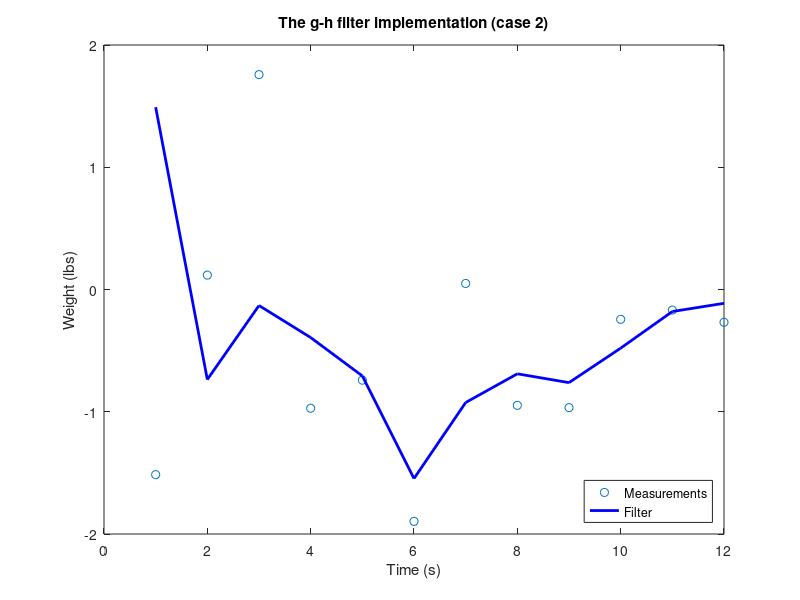

The MATLAB source for this figure:
clear all
close all
clc

t=[1:12]; %No. of iterations
weights=randn(12,1); %Input Values
x_est = 5;
g = 6/10;
h = 6/10;
dx = 1;
dt = 1
data = zeros(4,4)

for k=1:12
   %prediction step
   x_pred = x_est + (dx*dt);
   dx=dx
   
   %update step
   residual = weights(k)-x_pred;
   dx = dx + h*(residual/dt)
   x_est = x_pred + g*residual; 
    
   %Saving Data
   %data(k,1)=t;
   data(k,2)=x_pred;
   data(k,3)=x_est;
   
end

%Plotting Data
plot(t,weights,'o')
hold on
plot(t,data(:,3),'-b','LineWidth',2)
legend('Measurements','Filter')
legend('Location','southeast')
title('The g-h filter implementation (case 2)')
xlabel('Time (s)')
ylabel('Weight (lbs)')

